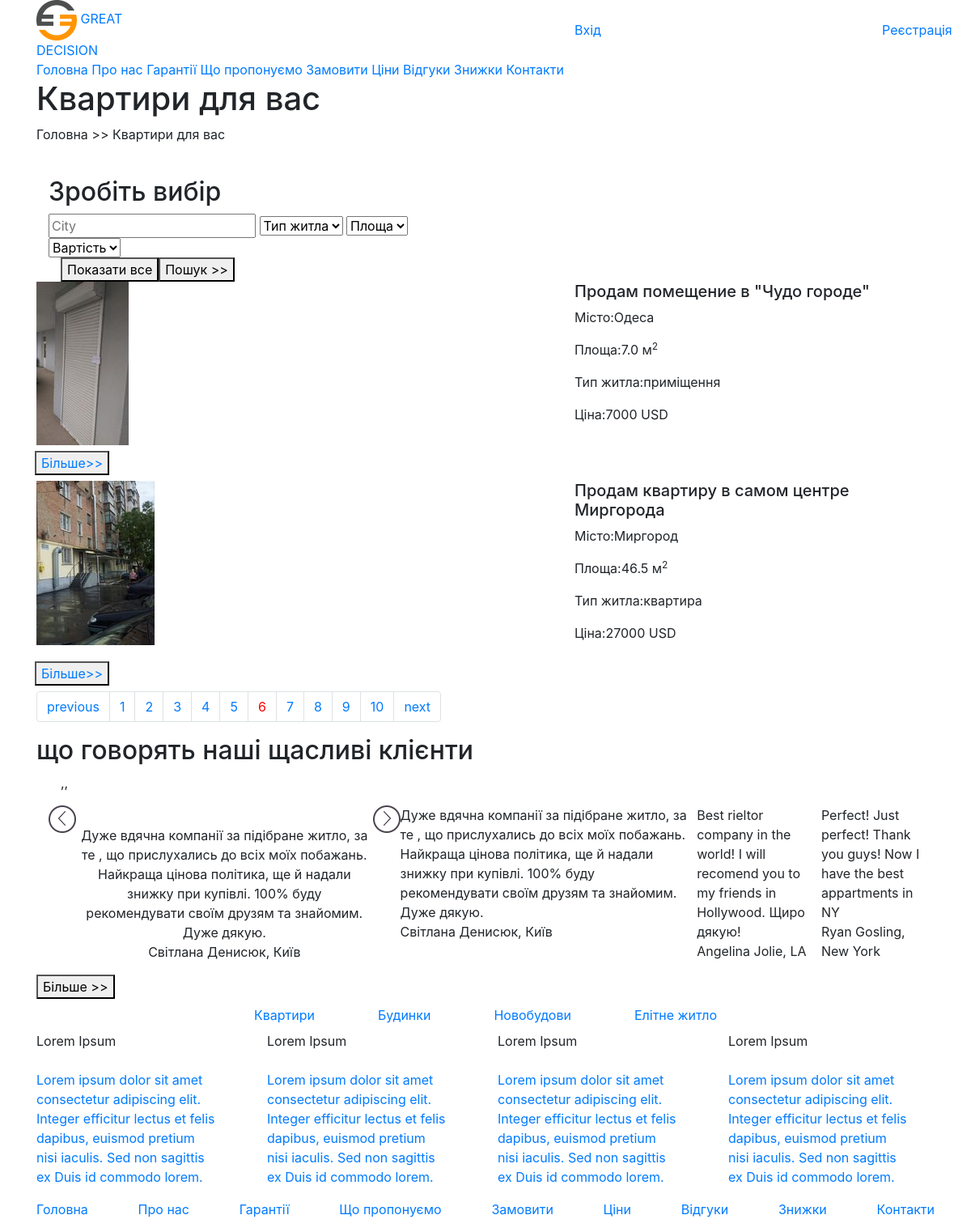
The app's page /apartments/?page=6 with its own data.
### apartments/models.py (models this page shows, shortened)
class Apartments(models.Model):
    title = models.CharField(max_length=250)
    address = models.CharField(max_length=250, blank=True)
    city = models.CharField(max_length=250, blank=True)
    region = models.CharField(max_length=250, blank=True)
    description = models.TextField(blank=True)
    price = models.IntegerField()
    rooms = models.IntegerField(blank=True, null=True)
    square_live = models.DecimalField(
        max_digits=5, decimal_places=1, blank=True, null=True)
    square_all = models.DecimalField(max_digits=5, decimal_places=1)
    floor = models.IntegerField(blank=True, null=True)
    apartment_type = models.ForeignKey(
        'ApartmentType', on_delete=models.SET_NULL, null=True, blank=True, default=None)
    is_published = models.BooleanField(default=True)
    list_date = models.DateTimeField(default=datetime.now)
    photo_0 = models.ImageField(upload_to="photos/%Y/%m/%d/")
    photo_1 = models.ImageField(upload_to="photos/%Y/%m/%d/", blank=True)
    photo_2 = models.ImageField(upload_to="photos/%Y/%m/%d/", blank=True)
    photo_3 = models.ImageField(upload_to="photos/%Y/%m/%d/", blank=True)
    photo_4 = models.ImageField(upload_to="photos/%Y/%m/%d/", blank=True)
    photo_5 = models.ImageField(upload_to="photos/%Y/%m/%d/", blank=True)
    photo_6 = models.ImageField(upload_to="photos/%Y/%m/%d/", blank=True)
    photo_7 = models.ImageField(upload_to="photos/%Y/%m/%d/", blank=True)
    realtor = models.ForeignKey(
        Realtor, on_delete=models.DO_NOTHING, blank=True, null=True)
    favorits = models.ManyToManyField(settings.AUTH_USER_MODEL, blank=True)
    class Meta:
        verbose_name = 'apartment'
        verbose_name_plural = 'apartments'

class ApartmentType(models.Model):
    title = models.CharField(max_length=50)
    def __str__(self):
        return self.title

### apartments/views.py (the view)
# urls.py: path('', views.index, name="apartments"),
def index(request):
    apartments = Apartments.objects.order_by(
        '-list_date').filter(is_published=True)
    if 'city' in request.GET:
        city = request.GET['city']
        if city is not None:
            apartments = apartments.filter(city__iexact=city)
    paginator = Paginator(apartments, 2)
    page_number = request.GET.get('page')
    page = paginator.get_page(page_number)
    context = {
        "apartments": page,
        "header_h1": "Квартири <span>для вас</span>",
        "header_p": "Головна >> Квартири для вас",
    }
    return render(request, "pages/apartments.html", context)

### templates/pages/apartments.html (shortened to what this page needs)
{% extends 'base.html' %}
{% block content %}
<section class="apartments">
    <div class="container">
        <div class="row">
            <div class="col-12">
                <p class="text-title upper">
                <form action="{% url 'apartments' %}">
                    <div class="col-6 order-options">
                        <h2 class="mt-4">Зробіть <span class="yellow">вибір</span></h2>
                        <input type="text" name="city" placeholder="City">
                        <select>
                            <option disabled selected>Тип житла</option>
                        </select>
                        <select>
                            <option disabled selected>Площа</option>
                        </select>
                        <select>
                            <option disabled selected>Вартість</option>
                        </select>
                        <div class="d-flex col-12">
                            <button type="button" class="btn--show_all" onclick="window.location='{% url 'apartments' %}'">Показати все</button>
                            <button type="submit" class="btn--forward">Пошук >></button>
                        </div>
                    </div>
                </form>
            </div>
        </div>
            {% if apartments %}
            <div class="row">
                {% for apartment in apartments %}
                <div class="col-lg-6 col-sm-12">
                    <img src="{{ apartment.photo_0.url }}">
                </div>
                <div class="offset-lg-1 col-lg-5 col-sm-12 info">
                    <h5>{{ apartment.title }}</h5>
                    <div class="flat--bcg">
                        <div>
                            <p><span class="title">Місто:</span><span class="name">{{ apartment.city }}</span></p>
                            <p><span class="title">Площа:</span><span class="name">{{ apartment.square_all }} м<sup>2</sup></span></p>
                        </div>
                        <div>
                            <p><span class="title">Тип житла:</span><span class="name">{{ apartment.apartment_type }}</span></p>
                            <p><span class="title">Ціна:</span><span class="name">{{ apartment.price }} USD</span></p>
                        </div>
                    </div>
                </div>
                <div class="btn"><button class="btn--forward"><a
                            href="{% url 'apartment' apartment.id  %}">Більше>></a></button>
                </div>
                {% endfor %}
            </div>
            <div class="pagination col-12">
                <nav aria-label="Page navigation example">
                    <ul class="step-links pagination">
                        <li class='page-item'><a class='page-link' {% if apartments.has_previous %}href="?page={{ apartments.previous_page_number }}"{% else %}href="#"{% endif %}>previous</a></li>
                        {% for i in apartments.paginator.page_range %}
                            {% if i == apartments.number %}
                                <li class='page-item'><a style="color:red;" class='page-link' href="?page={{i}}">{{i}}</a></li>
                            {% else %}
                                <li class='page-item'><a class='page-link' href="?page={{i}}{% for key,value in request.GET.items %}{% ifnotequal key 'page' %}&{{ key }}={{ value }}{% endifnotequal %}{% endfor %}">{{i}}</a></li>
                            {% endif %}
                        {% endfor %}
                        <li class='page-item'><a class='page-link' {% if apartments.has_next %}href="?page={{ apartments.next_page_number }}"{% else %}href="#"{% endif %}>next</a></li>
                    </ul>
                </nav>
            </div>
            {% else %}
            <div>Нічого не знайдено</div>
            {% endif %}
        </div>
</section>
{% endblock %}

### records on screen
Apartments: photo_0 (picture), title "Продам помещение в \"Чудо городе\"", city "Одеса", square_all "7.0", apartment_type "приміщення", price "7000"
Apartments: photo_0 (picture), title "Продам квартиру в самом центре Миргорода", city "Миргород", square_all "46.5", apartment_type "квартира", price "27000"

### other values on screen
{{ header_h1|safe }} "Квартири для вас"
{{ header_p|safe }} "Головна >> Квартири для вас"
{{ i }} "1" "2" "3" "4" "5" "7" "8" "9" "10"
{{ i }} "6"
